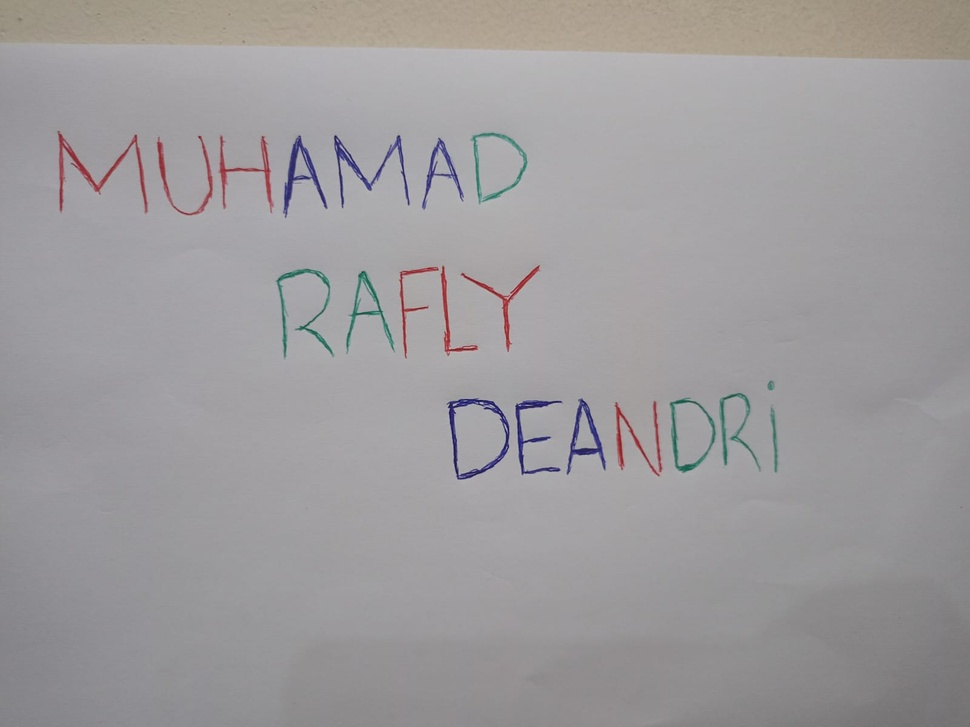
#> input picture PCD_UTS_202231038_2024_ITPLN/imgnama.jpg, 970 x 727 px, shrunk from 1600 x 1200 before the run
$ jupyter execute 'uts pcd .ipynb'
#> lines starting #> are read from the running program, lines starting #| are printed output that depends on the picture; after the words box and inside, x2 and y2 are one past the last pixel; in counts of white or black regions, pixels touching at a corner belong together
[cell 1]
import cv2
import numpy as np
from matplotlib import pyplot as plt

img = cv2.imread("imgnama.jpg")
#> img is the input picture: shape (727, 970, 3); mean B, G, R 157.1, 155.3, 157.8
plt.imshow(img)
rgb = cv2.cvtColor(img, cv2.COLOR_BGR2RGB)
plt.imshow(rgb)
#> figure, not shown here; B, G, R data is drawn as R, G, B

[cell 2]
(baris, kolom)= rgb.shape[:2]
#> baris = 727; kolom = 970
beta = 30 #bias untuk kecerahan
citra_cerah = np.zeros((baris, kolom, 3)) #np zeros = mengubah semua elemen array menjadi 0

for x in range(baris) :
    for y in range(kolom) :
        gyx = rgb[x,y] + beta
        citra_cerah[x,y] = gyx
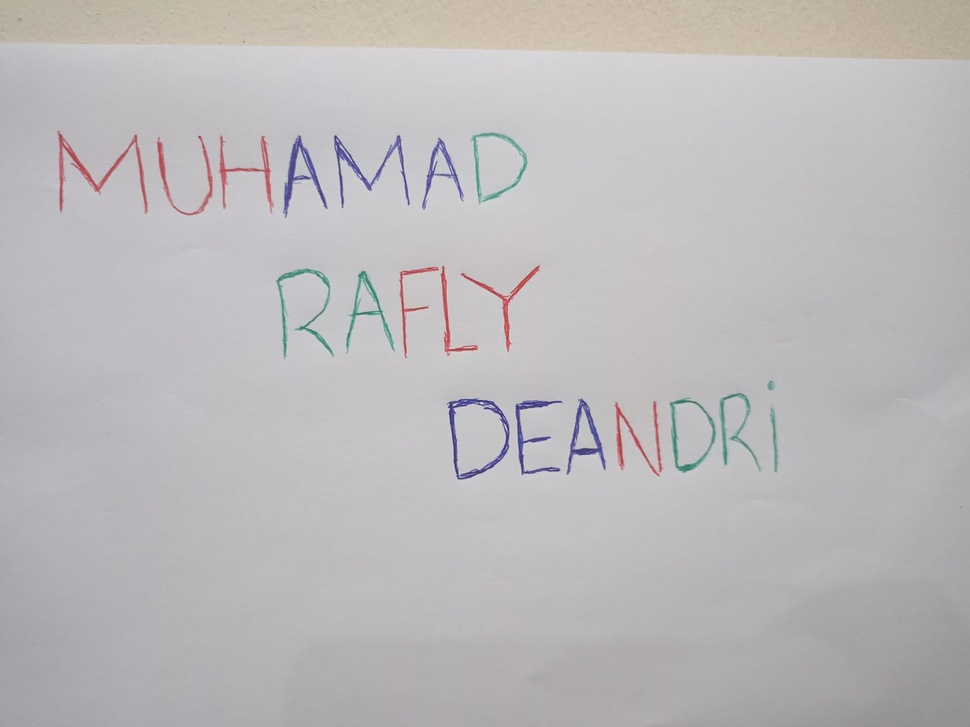
#> citra_cerah: shape (727, 970, 3) float64; mean R, G, B 187.8, 185.3, 187.1
citra_cerah = citra_cerah.astype(np.uint8)

fig, axs = plt.subplots(2,2, figsize=(15,5))
axs[0,0].imshow(rgb)
axs[0,1].hist(img.ravel(),256,[0,256])
axs[1,0].imshow(citra_cerah)
axs[1,1].hist(citra_cerah.ravel(),256,[0,256])
plt.show()
#> figure, not shown here; panel 2: tallest bar 80921 high, from x = 165 to 166; panel 4: tallest bar 80921 high, from x = 195 to 196

[cell 3]
plt.subplot(2, 2, 1)
plt.imshow(rgb)
plt.title('Original Image')

# Display the red channel
plt.subplot(2, 2, 2)
plt.imshow(rgb[:,:,0], cmap="gray")
plt.title('Red Channel')

# Display the green channel
plt.subplot(2, 2, 3)
plt.imshow(rgb[:,:,1], cmap="gray")
plt.title('Green Channel')

# Display the blue channel
plt.subplot(2, 2, 4)
plt.imshow(rgb[:,:,2], cmap="gray")
plt.title('Blue Channel')

plt.show()
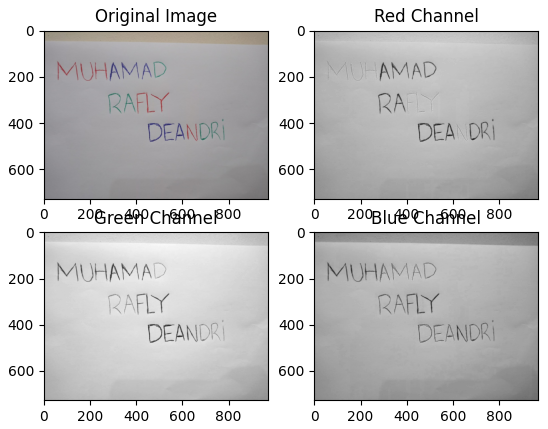
#> figure drawn by matplotlib, 4 panels

[cell 4]
merah=citra_cerah[:,:,0] #Merah
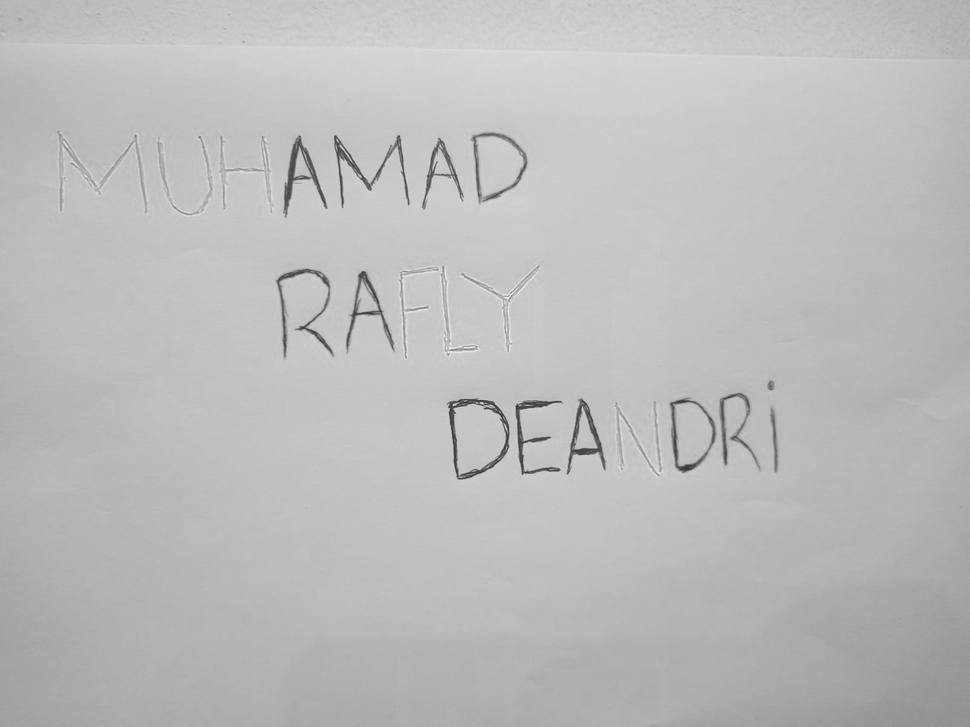
#> merah: shape (727, 970); min 47, max 250, mean 187.8
fig, axs = plt.subplots(1,2, figsize = (15,5))
hist = cv2.calcHist([merah],[0],None,[256],[0,256])
#> hist = 256 values, max 28878 at index 197, min 0 at index 0, mean 2754.6
axs[0].imshow(merah, cmap='gray')
axs[1].plot(hist)
plt.show()
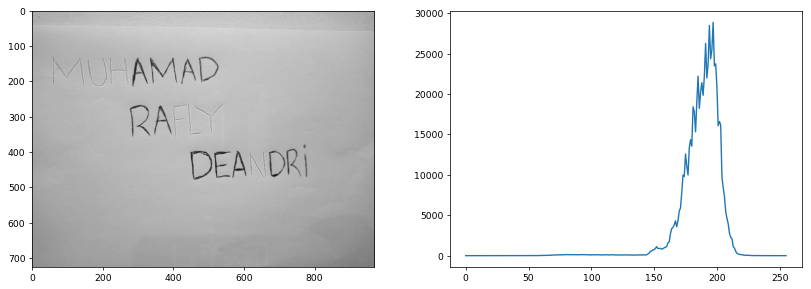
#> figure drawn by matplotlib, 2 panels; panel 2: curve peaks at x = 197, y = 28878

[cell 5]
hijau=citra_cerah[:,:,1] #hijau
fig, axs = plt.subplots(1,2, figsize = (15,5))
hist = cv2.calcHist([hijau],[0],None,[256],[0,256])
#> hist = 256 values, max 31565 at index 189, min 0 at index 0, mean 2754.6
axs[0].imshow(hijau, cmap='gray')
axs[1].plot(hist)
plt.show()
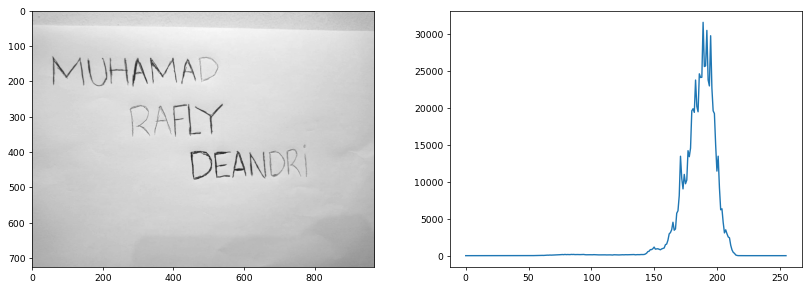
#> figure drawn by matplotlib, 2 panels; panel 2: curve peaks at x = 189, y = 31565

[cell 6]
biru=citra_cerah[:,:,2] #biru
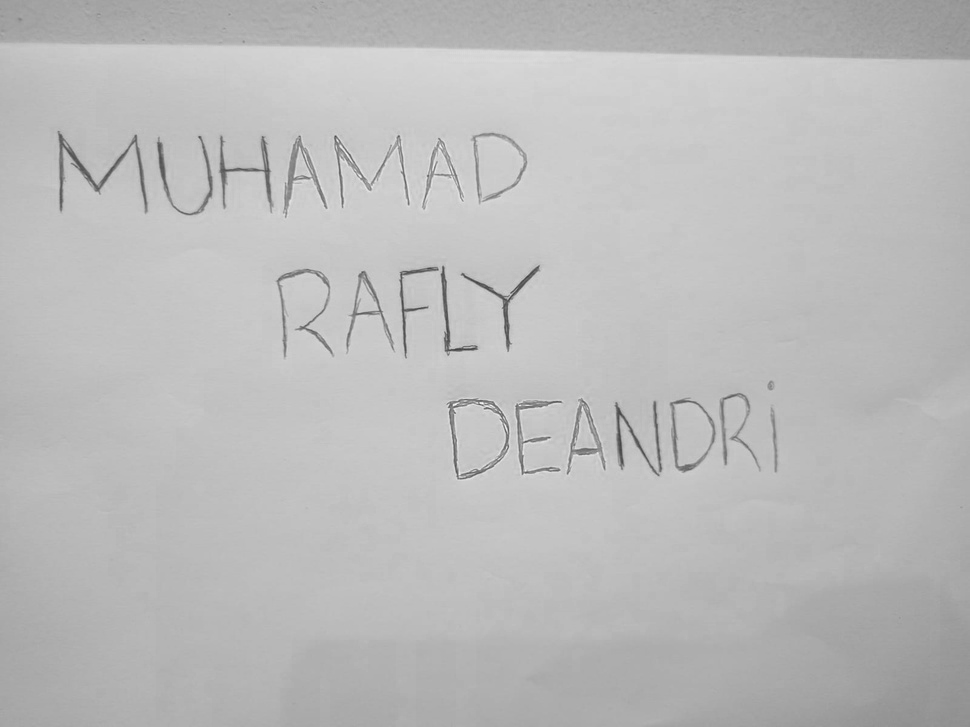
#> biru: shape (727, 970); min 62, max 253, mean 187.1
fig, axs = plt.subplots(1,2, figsize = (15,5))
hist = cv2.calcHist([biru],[0],None,[256],[0,256])
#> hist = 256 values, max 26812 at index 198, min 0 at index 0, mean 2754.6
axs[0].imshow(biru, cmap='gray')
axs[1].plot(hist)
plt.show()
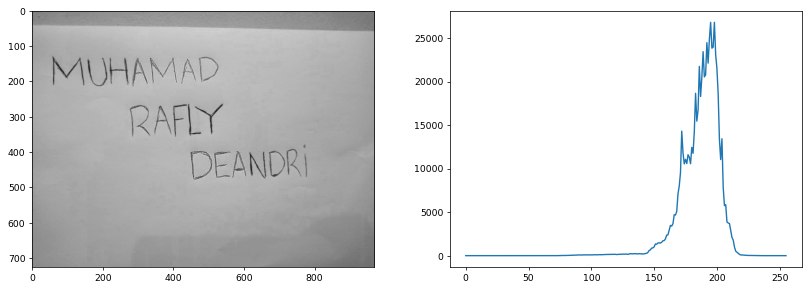
#> figure drawn by matplotlib, 2 panels; panel 2: curve peaks at x = 198, y = 26812

[cell 7]
gray = cv2.cvtColor(citra_cerah, cv2.COLOR_RGB2GRAY)
fig, axs = plt.subplots (2, 2, figsize=(10,10))

(thresh, binary1) = cv2.threshold(gray, 0, 0, cv2.THRESH_BINARY)
#> binary1: shape (727, 970); every value is 0
axs[0,0].imshow(binary1, cmap = 'gray')
axs[0,0].set_title('NONE')

(thresh, binary2) = cv2.threshold(gray, 105,255, cv2.THRESH_BINARY)
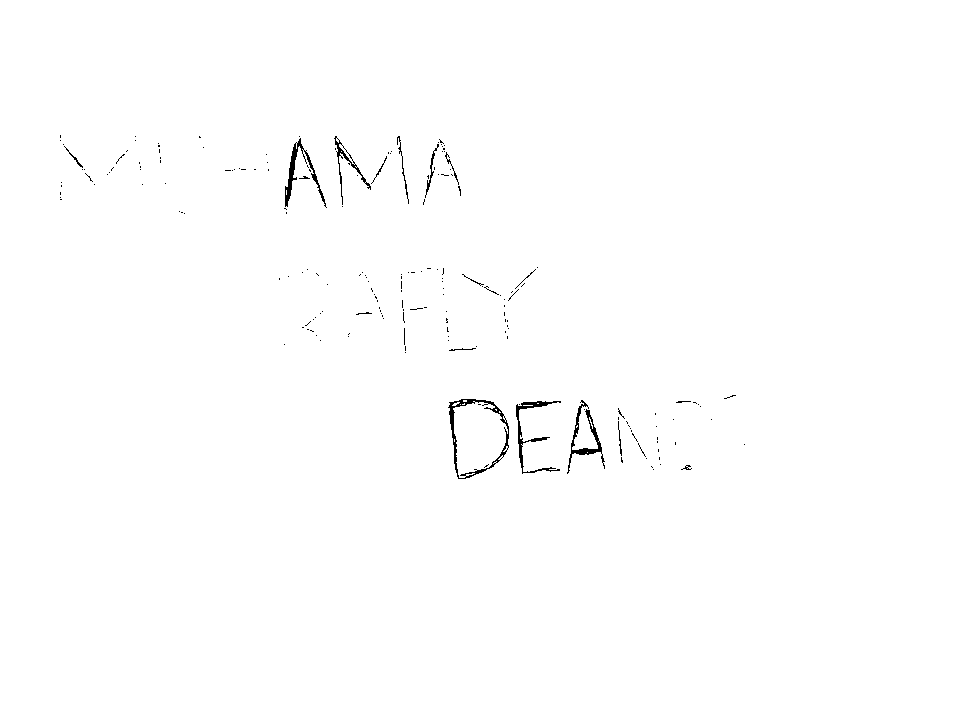
#> binary2: shape (727, 970); 99.5% white; black in thin lines or dots, all inside (x1, y1, x2, y2) = (60, 135, 745, 479)
axs[0,1].imshow(binary2, cmap = 'binary')
axs[0,1].set_title('BLUE')

(thresh, binary3) = cv2.threshold(gray, 122, 255, cv2.THRESH_BINARY)
#> binary3: shape (727, 970); 99.1% white; black in thin lines or dots, all inside (x1, y1, x2, y2) = (58, 131, 775, 479)
axs[1,0].imshow(binary3, cmap = 'binary')
axs[1,0].set_title('RED-BLUE')

(thresh, binary4) = cv2.threshold(gray, 147, 255, cv2.THRESH_BINARY)
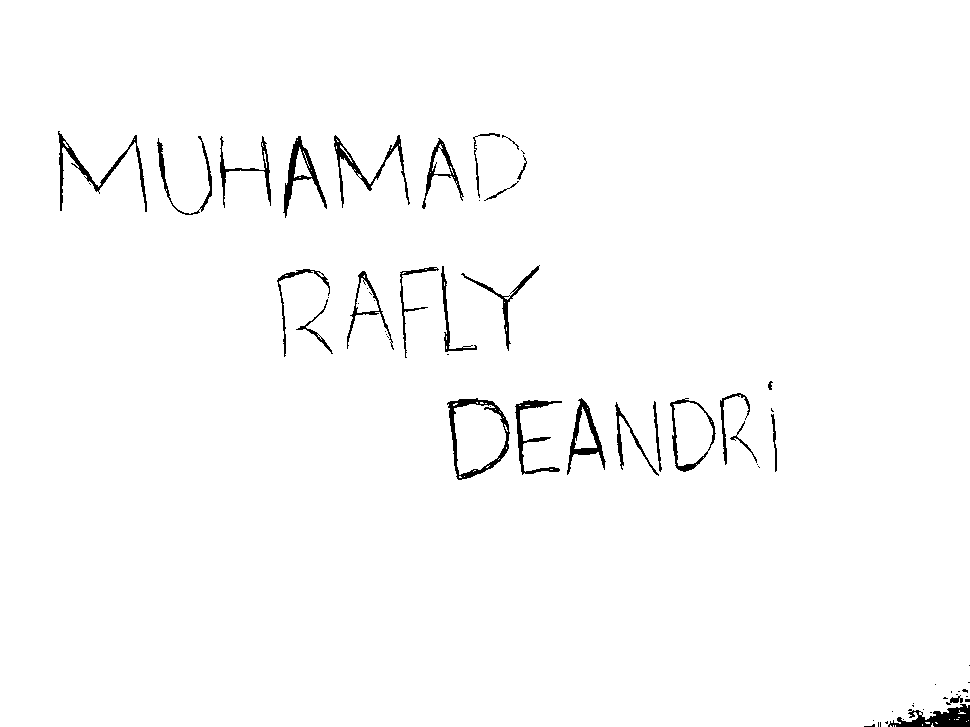
#> binary4: shape (727, 970); 98.3% white; 65 black regions (37 under 20 px), largest, box (x1, y1, x2, y2) and area: (447, 398, 510, 480) 1012, (888, 704, 970, 727) 996, (58, 131, 147, 212) 916
axs[1,1].imshow(binary4, cmap = 'binary')
axs[1,1].set_title('RED-GREEN-BLUE')
